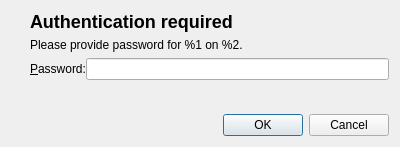
<?xml version="1.0" encoding="UTF-8"?>
<ui version="4.0">
 <class>PasswordDialog</class>
 <widget class="QDialog" name="PasswordDialog">
  <property name="geometry">
   <rect>
    <x>0</x>
    <y>0</y>
    <width>400</width>
    <height>130</height>
   </rect>
  </property>
  <property name="windowTitle">
   <string>Authentication</string>
  </property>
  <layout class="QVBoxLayout" name="verticalLayout">
   <item>
    <layout class="QGridLayout" name="gridLayout">
     <property name="horizontalSpacing">
      <number>12</number>
     </property>
     <property name="verticalSpacing">
      <number>6</number>
     </property>
     <item row="0" column="0" rowspan="3">
      <widget class="QLabel" name="iconLabel">
       <property name="text">
        <string/>
       </property>
       <property name="pixmap">
        <pixmap resource="../icons.qrc">:/icons/dialog-password.png</pixmap>
       </property>
      </widget>
     </item>
     <item row="0" column="1">
      <widget class="QLabel" name="titleLabel">
       <property name="font">
        <font>
         <weight>75</weight>
         <bold>true</bold>
        </font>
       </property>
       <property name="text">
        <string>&lt;h2&gt;Authentication required&lt;/h2&gt;</string>
       </property>
      </widget>
     </item>
     <item row="1" column="1">
      <widget class="QLabel" name="descriptionLabel">
       <property name="sizePolicy">
        <sizepolicy hsizetype="Preferred" vsizetype="MinimumExpanding">
         <horstretch>0</horstretch>
         <verstretch>0</verstretch>
        </sizepolicy>
       </property>
       <property name="text">
        <string>&lt;p&gt;Please provide password for %1 on %2.&lt;/p&gt;</string>
       </property>
       <property name="wordWrap">
        <bool>true</bool>
       </property>
      </widget>
     </item>
     <item row="2" column="1">
      <layout class="QHBoxLayout" name="horizontalLayout">
       <item>
        <widget class="QLabel" name="passwordLabel">
         <property name="text">
          <string>&amp;Password:</string>
         </property>
         <property name="buddy">
          <cstring>passwordLineEdit</cstring>
         </property>
        </widget>
       </item>
       <item>
        <widget class="LineEdit" name="passwordLineEdit"/>
       </item>
      </layout>
     </item>
    </layout>
   </item>
   <item>
    <spacer name="verticalSpacer">
     <property name="orientation">
      <enum>Qt::Vertical</enum>
     </property>
     <property name="sizeHint" stdset="0">
      <size>
       <width>10</width>
       <height>0</height>
      </size>
     </property>
    </spacer>
   </item>
   <item>
    <widget class="QDialogButtonBox" name="buttonBox">
     <property name="orientation">
      <enum>Qt::Horizontal</enum>
     </property>
     <property name="standardButtons">
      <set>QDialogButtonBox::Cancel|QDialogButtonBox::Ok</set>
     </property>
    </widget>
   </item>
  </layout>
 </widget>
 <customwidgets>
  <customwidget>
   <class>LineEdit</class>
   <extends>QLineEdit</extends>
   <header>LineEdit.h</header>
  </customwidget>
 </customwidgets>
 <resources>
  <include location="../icons.qrc"/>
 </resources>
 <connections>
  <connection>
   <sender>buttonBox</sender>
   <signal>accepted()</signal>
   <receiver>PasswordDialog</receiver>
   <slot>accept()</slot>
   <hints>
    <hint type="sourcelabel">
     <x>248</x>
     <y>254</y>
    </hint>
    <hint type="destinationlabel">
     <x>157</x>
     <y>274</y>
    </hint>
   </hints>
  </connection>
  <connection>
   <sender>buttonBox</sender>
   <signal>rejected()</signal>
   <receiver>PasswordDialog</receiver>
   <slot>reject()</slot>
   <hints>
    <hint type="sourcelabel">
     <x>316</x>
     <y>260</y>
    </hint>
    <hint type="destinationlabel">
     <x>286</x>
     <y>274</y>
    </hint>
   </hints>
  </connection>
 </connections>
</ui>
